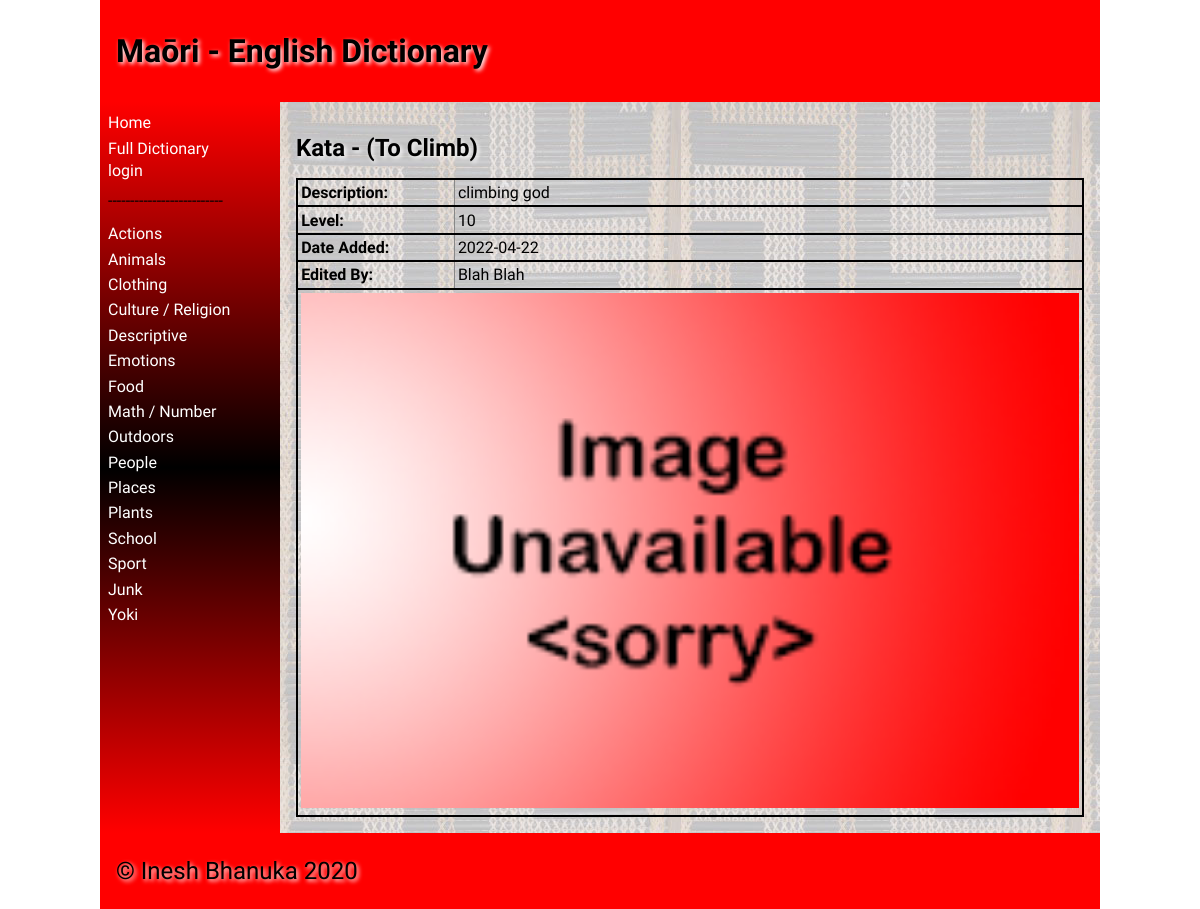
Page /word/10 on the earlier database version.
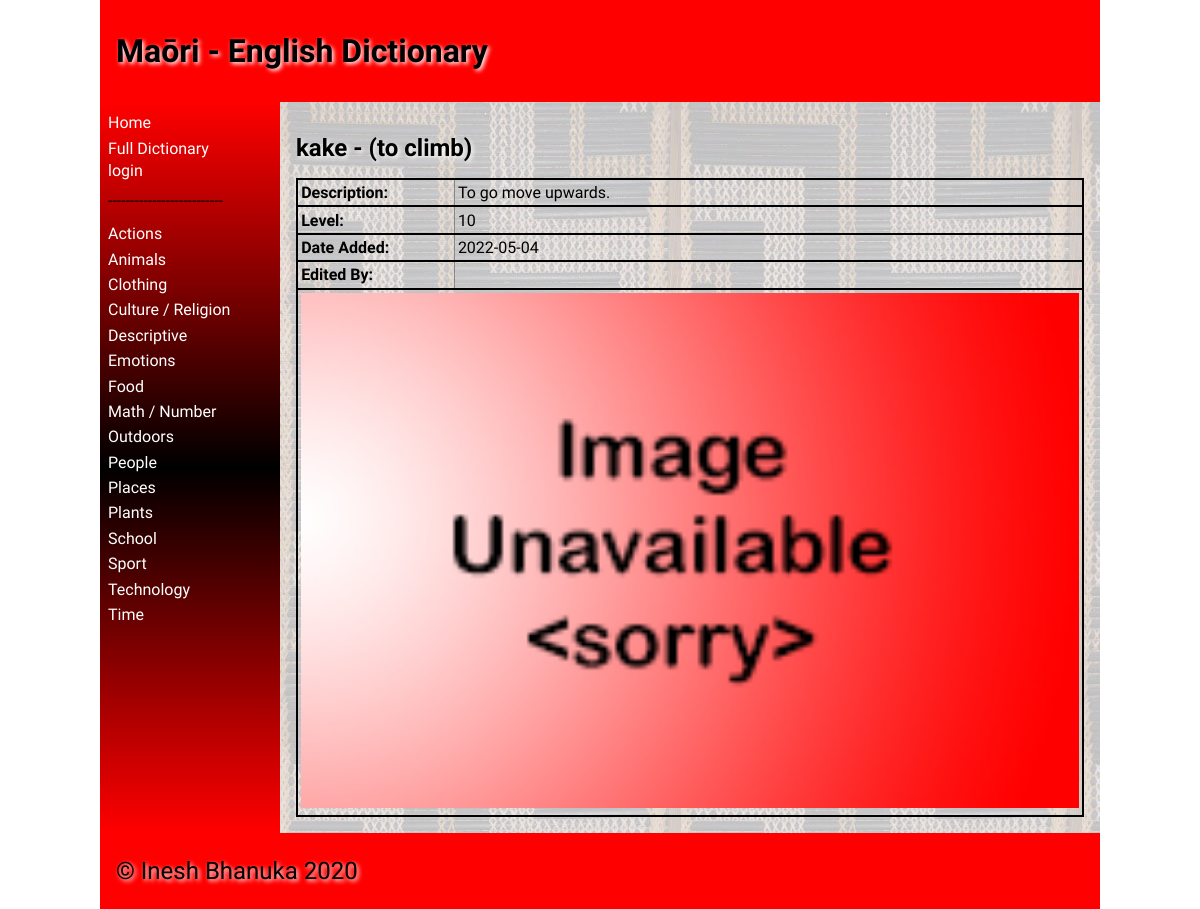
Same page on the later database version.
### tables this page shows
CREATE TABLE "category"
(
    id            integer
        primary key autoincrement,
    category_name varchar(30)
);

CREATE TABLE "dictionary"
(
    id          integer
        primary key autoincrement,
    maori       varchar(30),
    english     varchar(30),
    description varchar(1000),
    level       integer,
    category_id integer
        references category
            on delete cascade,
    image_name  varchar(30) default null,
    user_id     integer
        references user_details
            on delete set null,
    date_added  datetime
);

### app.py (the view, shortened to what this page needs)
@app.route('/word/<id>', methods=["POST", "GET"])
def render_word(id):
    con = create_connection(DATABASE)
    cur = con.cursor()
    query = """SELECT d.id, d.maori, d.english, d.description, d.level, d.image_name, d.date_added, ifnull(u.first_name, ''), ifnull(u.last_name, '')
               FROM dictionary d
               LEFT JOIN user_details u on d.user_id = u.id
               WHERE d.id = ?"""
    cur.execute(query, (id,))
    word_details = cur.fetchall()
    checked = []
    for i in range(1, 11):
        print(i)
        if word_details[0][4] == i:
            checked.append("checked")
        else:
            checked.append("")
    print(checked)
    print(word_details)
    print(word_details[0][4])
    con.close()
    return render_template("word.html", word_details=word_details, logged_in=is_logged_in(), checked=checked,
                           category_list=render_category_list())

### app.py (called while the page is built)
def create_connection(db_file):
    try:
        connection = sqlite3.connect(db_file)
        connection.execute('pragma foreign_keys=ON')
        return connection
    except Error as e:
        print(e)
    return None

def render_category_list():
    con = create_connection(DATABASE)
    cur = con.cursor()
    query = "SELECT * FROM category"
    cur.execute(query)
    category_list = cur.fetchall()
    con.close()
    return category_list

def is_logged_in():
    if session.get('email') is None:
        print("not logged in")
        return False
    else:
        print("logged in")
        return True

### templates/word.html (shortened to what this page needs)
{% extends "base.html" %}
    {% set id = word_details[0][0] %}
    {% set maori = word_details[0][1] %}
    {% set english = word_details[0][2] %}
    {% set description = word_details[0][3] %}
    {% set level = word_details[0][4] %}
    {% set image = word_details[0][5] %}
    {% set date_added = word_details[0][6] %}
    {% set edited_by = word_details[0][7] + ' ' + word_details[0][8] %}
{% block main %}
    {% if logged_in %}
        <h2>{{ maori }} - ({{english}})<strong>-</strong> <a href="\delete_word\{{ id }}">Delete Word</a></h2>
    {% else %}
        <h2>{{ maori }} - ({{english}})</h2>
    {% endif %}
    <table class="word-table">
        <tbody>
            {% if maori != None %}
                <tr>
                    <td><strong>Description: </strong></td>
                    <td>{{ description }}</td>
                </tr>
                <tr>
                    <td><strong>Level: </strong></td>
                    <td>{{ level }}</td>
                </tr>
                <tr>
                    <td><strong>Date Added: </strong></td>
                    <td>{{ date_added }}</td>
                </tr>
                <tr>
                    <td><strong>Edited By: </strong></td>
                    <td>{{ edited_by }}</td>
                </tr>
                    <td colspan="2"><img src= "../static/images/{{ image }}"></td>
            {% endif %}
        </tbody>
    </table>
{% endblock %}

### templates/base.html (shortened to what this page needs)
<!doctype html>
<html lang="en">
<head>
	<link href="{{ url_for('static', filename='css/style.css') }}" rel="stylesheet">
</head>
<body>
	<div id="container">
		<header>
			<h1>{% block heading %}Maōri - English Dictionary{% endblock %}</h1>
		</header>
		<nav>
			<ul>
                <li><a href="\">Home</a></li>
				<li><a href="\fulldict">Full Dictionary</a></li>
				{% if logged_in %}
					<a href="/addcategory">Add Category</a>
					<a href="/logout">Logout</a>
                {% else %}
                    <a href="/login">login</a>
                {% endif %}
				<li><p>--------------------------</p></li>
                {% for category in category_list %}
                    <li><a href="/category/{{ category[0] }}">{{ category[1] }}</a></li>
                {% endfor %}
			</ul>
		</nav>
		<main>
            {% block main %}{% endblock %}
        </main>
		<footer>
			<p>
				&copy; Inesh Bhanuka 2020
			</p>
		</footer>
	</div>
</body>
</html>

Differences in the rows shown:
removed category: category_name "Junk"
removed category: category_name "Yoki"
added category: category_name "Technology"
added category: category_name "Time"
changed dictionary: maori "Kata" → "kake"; english "To Climb" → "to climb"; description "climbing god" → "To go move upwards."; date_added "2022-04-22" → "2022-05-04"
Other differences:
{{ edited_by }}: "Blah Blah" → (not shown)
